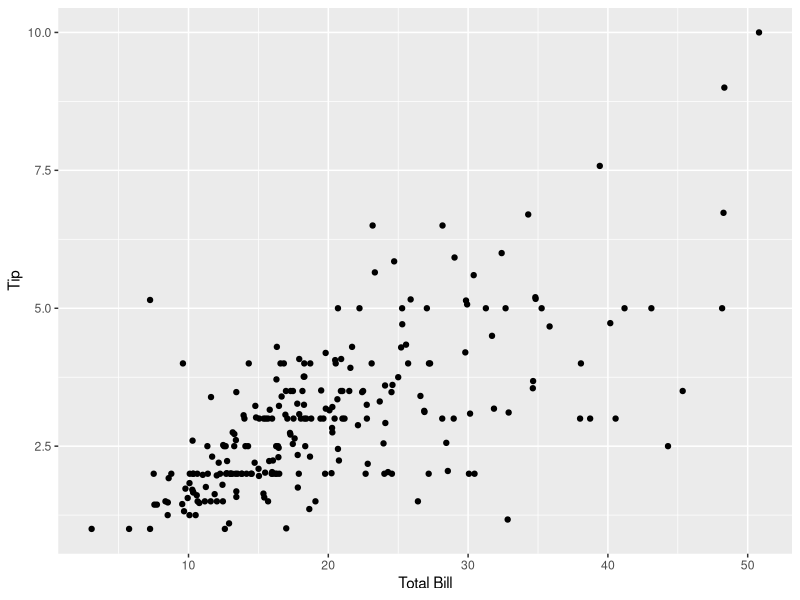
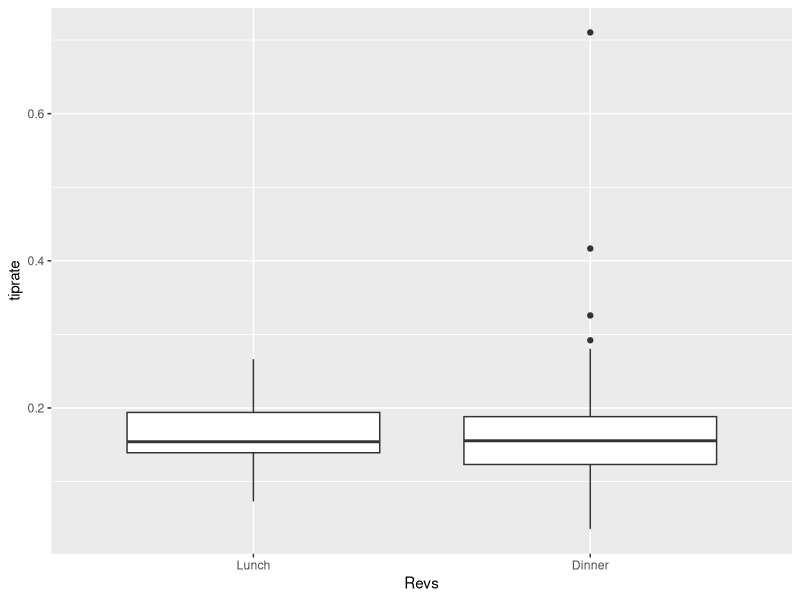
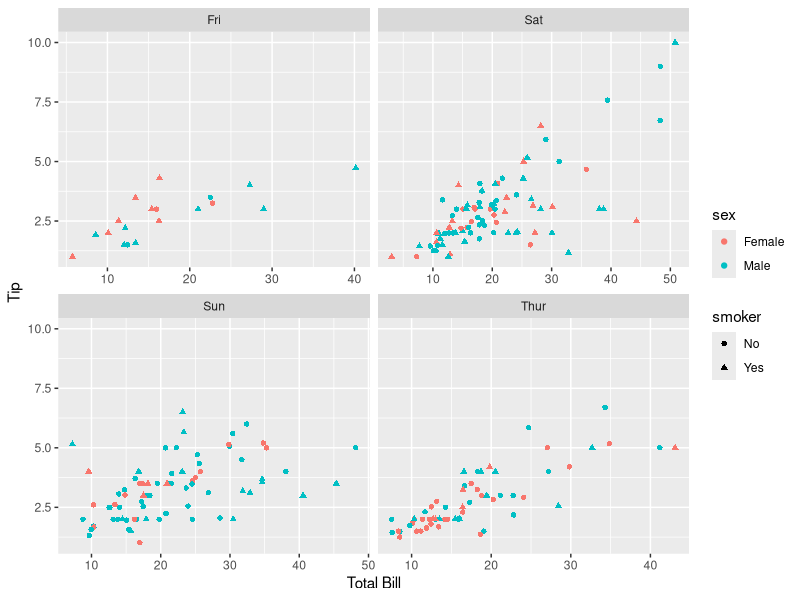
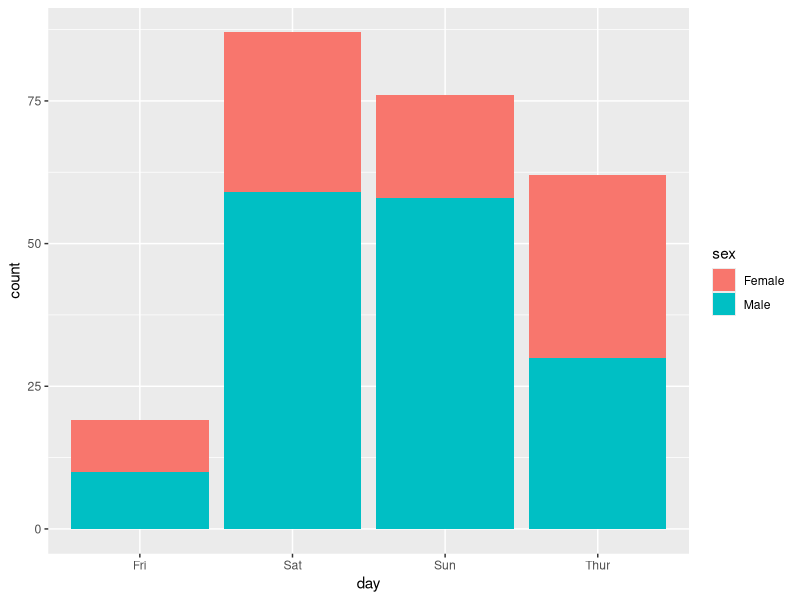

Here is the R script that generated these plots, in order:
## ---- chunk 1
data(tips, package="reshape2")
tips
str(tips)
## ---- chunk 2
numParty <- nrow(tips)
numParty
## ---- chunk 3
typeof(tips)
## ---- chunk 4
day <- c('Thur', 'Fri', 'Sat', 'Sun')
day
## ---- chunk 5
female5 <- data.frame(tips$sex == 'Female', tips$tip >= 5)
female5
## ---- chunk 6
library(ggplot2)
ggplot(data=tips, aes(x= tips$total_bill, y= tips$tip)) + geom_point() + xlab('Total Bill') + ylab('Tip')
## ---- chunk 7
tiprate <- tips$tip / tips$total_bill
mean(tiprate)
## ---- chunk 8
time1 <- tips$time
lvl <- levels(time1)
Revs <- factor(time1, levels = rev(lvl))

ggplot(tips, aes(x=Revs, y=tiprate)) + geom_boxplot()
## ---- chunk 9
ggplot(tips, aes(x=total_bill, y=tip, shape=smoker, color=sex)) + geom_point() + facet_wrap(~day, scales='free_x') + xlab('Total Bill') + ylab('Tip')
## ---- chunk 10
ggplot(tips, aes(x=day, fill=sex)) + geom_bar()
